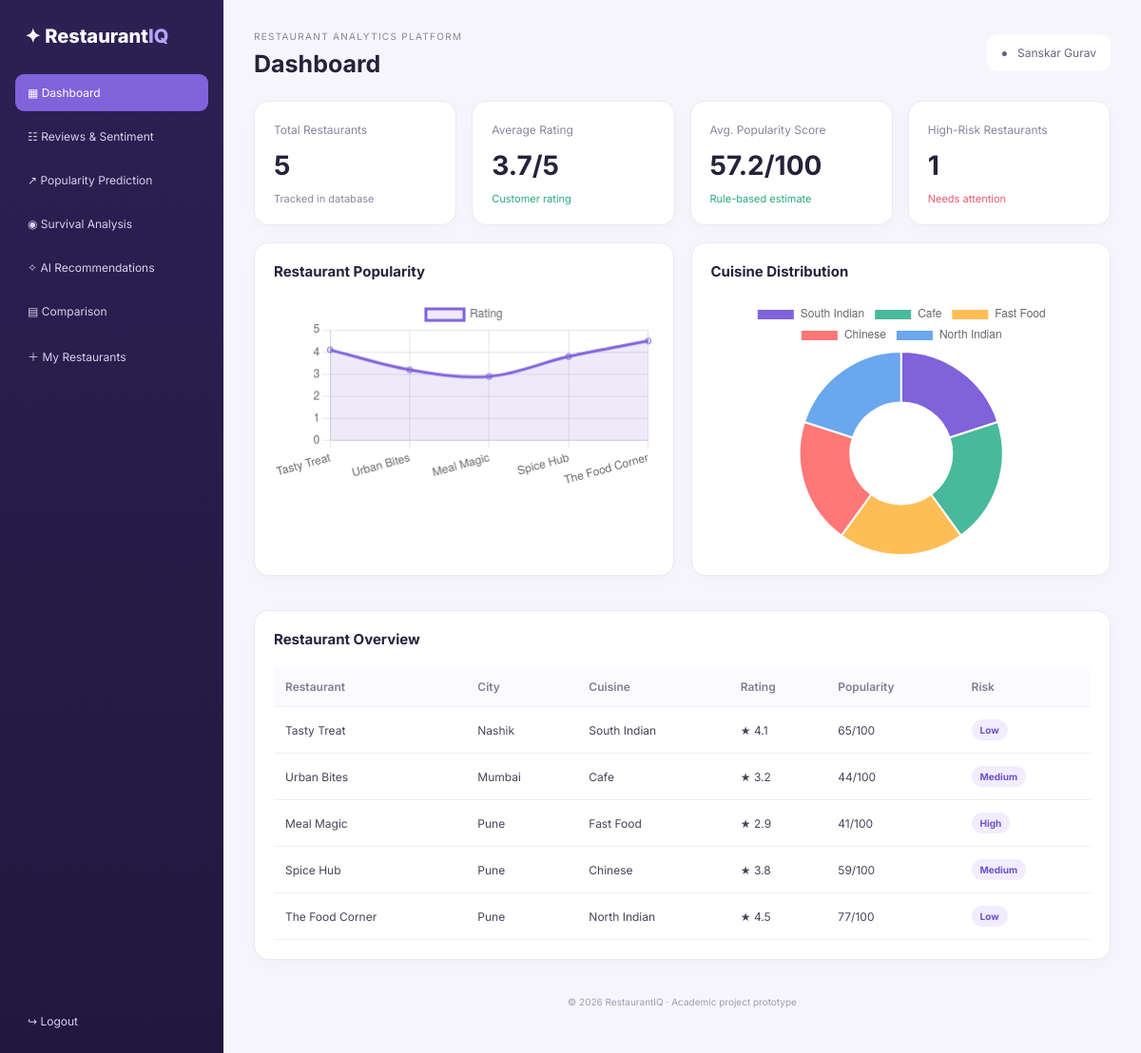
/dashboard, run on the app's committed database.
### tables this page shows
CREATE TABLE restaurants(
        id INTEGER PRIMARY KEY AUTOINCREMENT, name TEXT UNIQUE, city TEXT, cuisine TEXT,
        rating REAL, reviews INTEGER, price INTEGER, sentiment INTEGER, survival INTEGER);

### main.py (the view)
@app.get("/dashboard", response_class=HTMLResponse)
def dashboard(request: Request):
    rs=all_restaurants()
    return templates.TemplateResponse("dashboard.html",{"request":request,"restaurants":rs,"total":len(rs),
        "avg":round(sum(r["rating"] for r in rs)/max(1,len(rs)),1),
        "avgpop":round(sum(popularity(r) for r in rs)/max(1,len(rs)),1),
        "highrisk":sum(risk(r)[0]=="High" for r in rs)})

### templates/dashboard.html
{% extends "base.html" %}{% block heading %}Dashboard{% endblock %}{% block content %}
<div class="cards"><div class="metric"><small>Total Restaurants</small><h2>{{total}}</h2><span>Tracked in database</span></div><div class="metric"><small>Average Rating</small><h2>{{avg}}/5</h2><span class="green">Customer rating</span></div><div class="metric"><small>Avg. Popularity Score</small><h2>{{avgpop}}/100</h2><span class="green">Rule-based estimate</span></div><div class="metric"><small>High-Risk Restaurants</small><h2>{{highrisk}}</h2><span class="red">Needs attention</span></div></div>
<div class="twocol"><section class="panel"><h3>Restaurant Popularity</h3><canvas id="popChart"></canvas></section><section class="panel"><h3>Cuisine Distribution</h3><canvas id="cuisineChart"></canvas></section></div>
<section class="panel"><h3>Restaurant Overview</h3><div class="tablewrap"><table><tr><th>Restaurant</th><th>City</th><th>Cuisine</th><th>Rating</th><th>Popularity</th><th>Risk</th></tr>{% for r in restaurants %}<tr><td>{{r.name}}</td><td>{{r.city}}</td><td>{{r.cuisine}}</td><td>★ {{r.rating}}</td><td>{{((r.rating/5*40)+( [r.reviews,2000]|min /2000*20)+(r.sentiment/100*25)+(r.survival/100*15))|round|int}}/100</td><td><span class="pill">{{"Low" if r.rating>=4 else ("Medium" if r.rating>=3 else "High")}}</span></td></tr>{% endfor %}</table></div></section>
<script>const names={{restaurants|map(attribute='name')|list|tojson}};const scores={{restaurants|map(attribute='rating')|list|tojson}};const cuisines={{restaurants|map(attribute='cuisine')|list|tojson}};new Chart(document.getElementById('popChart'),{type:'line',data:{labels:names,datasets:[{label:'Rating',data:scores,borderColor:'#8062db',backgroundColor:'#8062db22',fill:true,tension:.35}]},options:{responsive:true,scales:{y:{min:0,max:5}}}});let cu={};cuisines.forEach(x=>cu[x]=(cu[x]||0)+1);new Chart(document.getElementById('cuisineChart'),{type:'doughnut',data:{labels:Object.keys(cu),datasets:[{data:Object.values(cu),backgroundColor:['#8062db','#49b99b','#ffbe55','#ff7777','#6aa7ee']}]}});</script>{% endblock %}

### templates/base.html
<!doctype html><html lang="en"><head><meta charset="utf-8"><meta name="viewport" content="width=device-width,initial-scale=1">
<title>RestaurantIQ</title><link rel="stylesheet" href="/static/style.css"><script src="https://cdn.jsdelivr.net/npm/chart.js"></script></head>
<body><aside class="sidebar"><div class="brand">✦ Restaurant<span>IQ</span></div>
<nav><a href="/dashboard">▦ Dashboard</a><a href="/reviews">☷ Reviews & Sentiment</a><a href="/popularity">↗ Popularity Prediction</a><a href="/survival">◉ Survival Analysis</a><a href="/recommendations">✧ AI Recommendations</a><a href="/comparison">▤ Comparison</a><a href="/restaurants">＋ My Restaurants</a></nav><div class="sidebottom"><a href="/">↪ Logout</a></div></aside>
<main class="main"><header><div><small>RESTAURANT ANALYTICS PLATFORM</small><h1>{% block heading %}Dashboard{% endblock %}</h1></div><div class="user">● &nbsp; Sanskar Gurav</div></header>{% block content %}{% endblock %}<footer>© 2026 RestaurantIQ · Academic project prototype</footer></main></body></html>

### static/style.css (style rules this page uses)
:root { --purple:#8062db;--dark:#251b49;--bg:#f6f5fb;--text:#26223a;--muted:#89869c;--line:#ebe8f4 }
* { box-sizing:border-box }
body { margin:0;background:var(--bg);color:var(--text);font-family:Inter,Arial,sans-serif;font-size:14px }
.sidebar { position:fixed;inset:0 auto 0 0;width:235px;background:linear-gradient(180deg,#2c2053,#21183e);padding:26px 16px;color:white;display:flex;flex-direction:column }
.brand { font-weight:800;font-size:20px;padding:0 10px 28px }
.brand span { color:#b7a4ff }
.sidebar nav { display:grid;gap:7px }
.sidebar nav a,.sidebottom a { padding:12px 13px;border-radius:9px;color:#d7d0ee;text-decoration:none;font-size:12px }
.sidebar nav a:hover,.sidebar nav a:first-child { background:var(--purple);color:#fff }
.sidebottom { margin-top:auto }
.main { margin-left:235px;padding:28px 32px;max-width:1700px }
header { display:flex;justify-content:space-between;align-items:center;margin-bottom:24px }
header small { font-size:10px;color:var(--muted);letter-spacing:1.3px }
h1 { font-size:25px;margin:7px 0 0 }
h2 { font-size:28px;margin:13px 0 8px }
h3 { font-size:15px;margin:0 0 20px }
.user { font-size:12px;color:#69647e;background:#fff;padding:12px 15px;border-radius:12px }
.cards { display:grid;grid-template-columns:repeat(4,minmax(0,1fr));gap:16px;margin-bottom:18px }
.metric,.panel { background:#fff;border:1px solid var(--line);border-radius:15px;padding:20px;box-shadow:0 4px 16px #34205c06 }
.metric small { color:var(--muted);font-size:12px }
.metric span { font-size:11px;color:var(--muted) }
.green { color:#29a981!important }
.red { color:#e75d73!important }
.twocol { display:grid;grid-template-columns:repeat(2,minmax(0,1fr));gap:18px;margin-bottom:18px }
.panel { margin-bottom:18px;min-width:0 }
.panel canvas { max-height:270px }
.tablewrap { overflow-x:auto }
table { border-collapse:collapse;width:100%;font-size:12px }
th,td { text-align:left;padding:13px 12px;border-bottom:1px solid #f0edf6;white-space:nowrap }
th { color:#817c94;font-weight:600;background:#fbfaff }
td { color:#48445a }
.pill { display:inline-block;border-radius:20px;background:#f1edff;color:#6f51c9;padding:5px 9px;font-size:10px;font-weight:700 }
footer { text-align:center;color:#a29db2;font-size:10px;padding:20px }

### data on the page
restaurants: name "Tasty Treat", city "Nashik", cuisine "South Indian", rating "4.1", rating "65", rating "Low"
restaurants: name "Urban Bites", city "Mumbai", cuisine "Cafe", rating "3.2", rating "44", rating "Medium"
restaurants: name "Meal Magic", city "Pune", cuisine "Fast Food", rating "2.9", rating "41", rating "High"
restaurants: name "Spice Hub", city "Pune", cuisine "Chinese", rating "3.8", rating "59", rating "Medium"
restaurants: name "The Food Corner", city "Pune", cuisine "North Indian", rating "4.5", rating "77", rating "Low"

### other printed values
{{ total }} "5"
{{ avg }} "3.7"
{{ avgpop }} "57.2"
{{ highrisk }} "1"
chart data {{ restaurants|map(attribute='name')|list|tojson }} ["Tasty Treat", "Urban Bites", "Meal Magic", "Spice Hub", "The Food Corner"]
chart data {{ restaurants|map(attribute='rating')|list|tojson }} [4.1, 3.2, 2.9, 3.8, 4.5]
chart data {{ restaurants|map(attribute='cuisine')|list|tojson }} ["South Indian", "Cafe", "Fast Food", "Chinese", "North Indian"]
